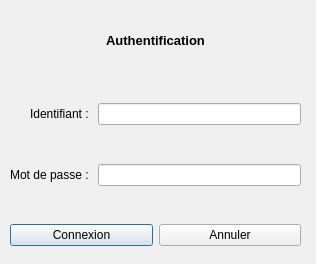
<?xml version="1.0" encoding="UTF-8"?>
<ui version="4.0">
 <class>ConnexionWindow</class>
 <widget class="QDialog" name="ConnexionWindow">
  <property name="geometry">
   <rect>
    <x>0</x>
    <y>0</y>
    <width>316</width>
    <height>264</height>
   </rect>
  </property>
  <property name="sizePolicy">
   <sizepolicy hsizetype="Fixed" vsizetype="Fixed">
    <horstretch>0</horstretch>
    <verstretch>0</verstretch>
   </sizepolicy>
  </property>
  <property name="minimumSize">
   <size>
    <width>316</width>
    <height>264</height>
   </size>
  </property>
  <property name="maximumSize">
   <size>
    <width>316</width>
    <height>264</height>
   </size>
  </property>
  <property name="windowTitle">
   <string>Dialog</string>
  </property>
  <widget class="QWidget" name="horizontalLayoutWidget">
   <property name="geometry">
    <rect>
     <x>10</x>
     <y>220</y>
     <width>291</width>
     <height>31</height>
    </rect>
   </property>
   <layout class="QHBoxLayout" name="horizontalLayout">
    <item>
     <widget class="QPushButton" name="pushButton_connexion">
      <property name="text">
       <string>Connexion</string>
      </property>
     </widget>
    </item>
    <item>
     <widget class="QPushButton" name="pushButton_annuler">
      <property name="text">
       <string>Annuler</string>
      </property>
     </widget>
    </item>
   </layout>
  </widget>
  <widget class="QWidget" name="gridLayoutWidget">
   <property name="geometry">
    <rect>
     <x>10</x>
     <y>70</y>
     <width>291</width>
     <height>151</height>
    </rect>
   </property>
   <layout class="QGridLayout" name="gridLayout">
    <item row="1" column="0">
     <widget class="QLabel" name="label_mdp">
      <property name="text">
       <string>Mot de passe : </string>
      </property>
      <property name="alignment">
       <set>Qt::AlignRight|Qt::AlignTrailing|Qt::AlignVCenter</set>
      </property>
     </widget>
    </item>
    <item row="0" column="0">
     <widget class="QLabel" name="label_id">
      <property name="text">
       <string>Identifiant : </string>
      </property>
      <property name="alignment">
       <set>Qt::AlignRight|Qt::AlignTrailing|Qt::AlignVCenter</set>
      </property>
     </widget>
    </item>
    <item row="0" column="1">
     <widget class="QLineEdit" name="lineEdit_Id"/>
    </item>
    <item row="1" column="1">
     <widget class="QLineEdit" name="lineEdit_Mdp"/>
    </item>
   </layout>
  </widget>
  <widget class="QWidget" name="verticalLayoutWidget">
   <property name="geometry">
    <rect>
     <x>10</x>
     <y>10</y>
     <width>291</width>
     <height>61</height>
    </rect>
   </property>
   <layout class="QVBoxLayout" name="verticalLayout">
    <item>
     <widget class="QLabel" name="label_Title">
      <property name="sizePolicy">
       <sizepolicy hsizetype="Preferred" vsizetype="Preferred">
        <horstretch>0</horstretch>
        <verstretch>0</verstretch>
       </sizepolicy>
      </property>
      <property name="font">
       <font>
        <pointsize>10</pointsize>
        <weight>75</weight>
        <bold>true</bold>
       </font>
      </property>
      <property name="text">
       <string>Authentification</string>
      </property>
      <property name="alignment">
       <set>Qt::AlignCenter</set>
      </property>
     </widget>
    </item>
   </layout>
  </widget>
 </widget>
 <resources/>
 <connections/>
</ui>
